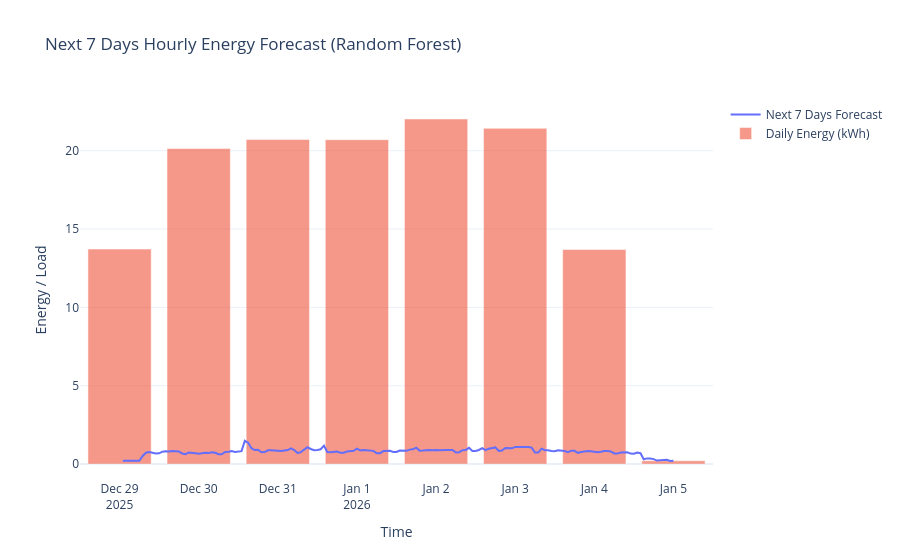

Write notebook code for a chart like this one.
### Code cell
daily_forecast = (
    forecast_df
    .resample("D")
    .sum()
)

fig.add_trace(go.Bar(
    x=daily_forecast.index,
    y=daily_forecast["Predicted"],
    name="Daily Energy (kWh)",
    opacity=0.6
))

### Figure 1 — Plotly figure (JSON) as saved in the notebook; plotly's stock layout.template omitted (floating-point values rounded to 4 significant figures; data arrays with more than 128 entries replaced by an {"elided": "..."} marker saying what was removed)
{"data": [{"line": {"width": 2}, "mode": "lines", "name": "Next 7 Days Forecast", "type": "scatter", "x": {"elided": "168 str values"}, "y": {"elided": "168 float values"}}, {"name": "Daily Energy (kWh)", "opacity": 0.6, "type": "bar", "x": ["2025-12-29T00:00:00.000000000", "2025-12-30T00:00:00.000000000", "2025-12-31T00:00:00.000000000", "2026-01-01T00:00:00.000000000", "2026-01-02T00:00:00.000000000", "2026-01-03T00:00:00.000000000", "2026-01-04T00:00:00.000000000", "2026-01-05T00:00:00.000000000"], "y": [13.72, 20.14, 20.72, 20.7, 22.03, 21.43, 13.7, 0.2096]}], "layout": {"title": {"text": "Next 7 Days Hourly Energy Forecast (Random Forest)"}, "xaxis": {"title": {"text": "Time"}}, "yaxis": {"title": {"text": "Energy / Load"}}}}
